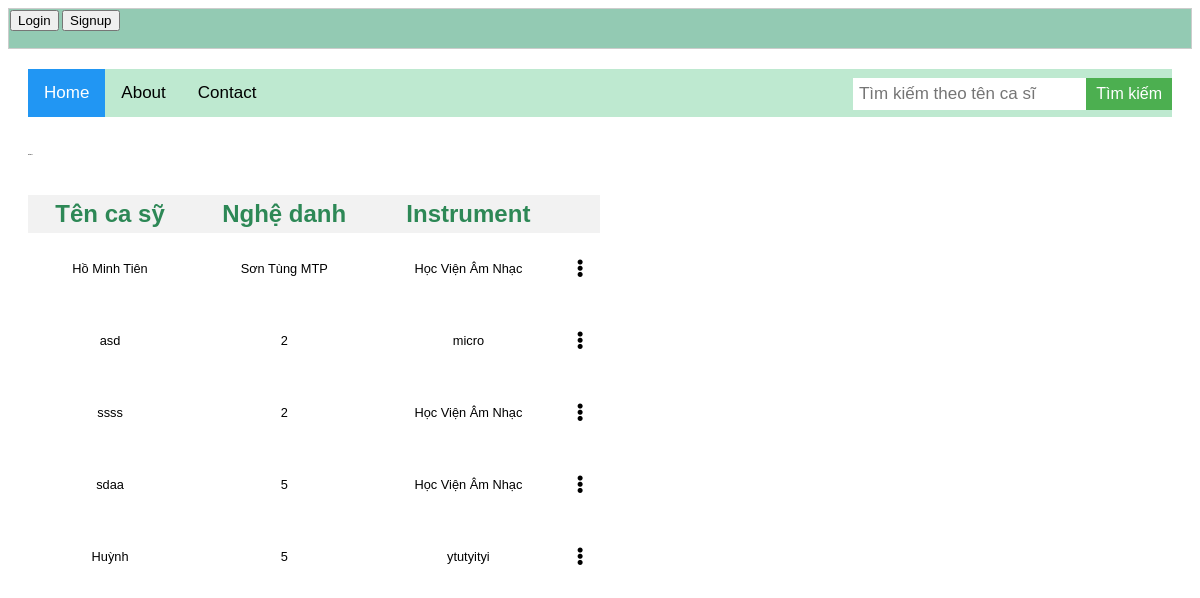
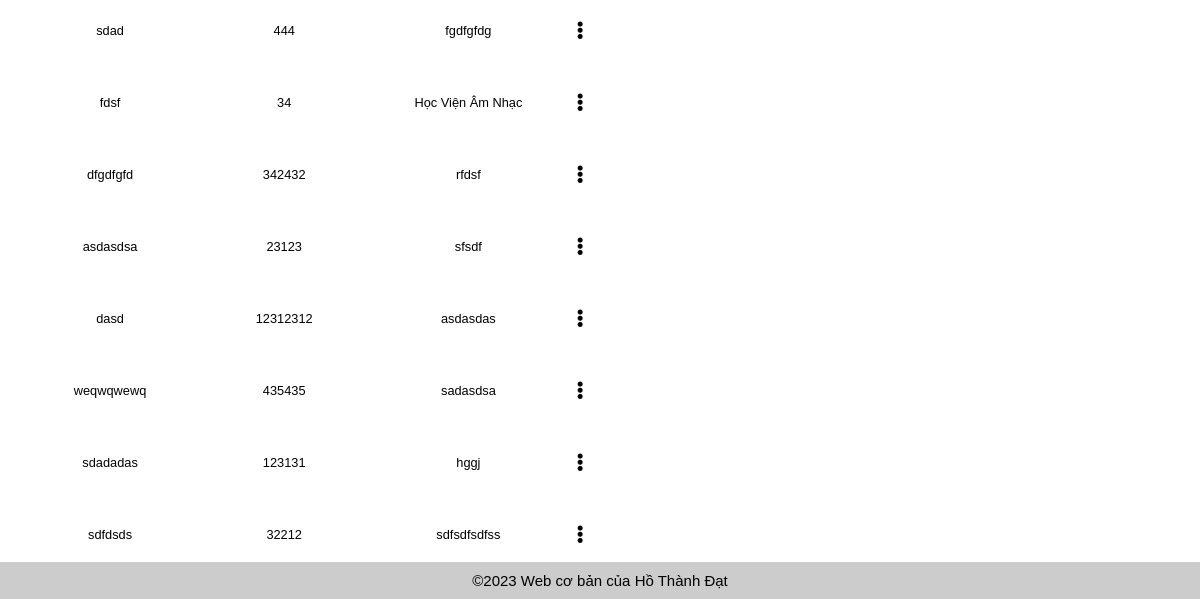
The app's page /artisr/Trang_chu, older data (2 pictures, top to bottom).
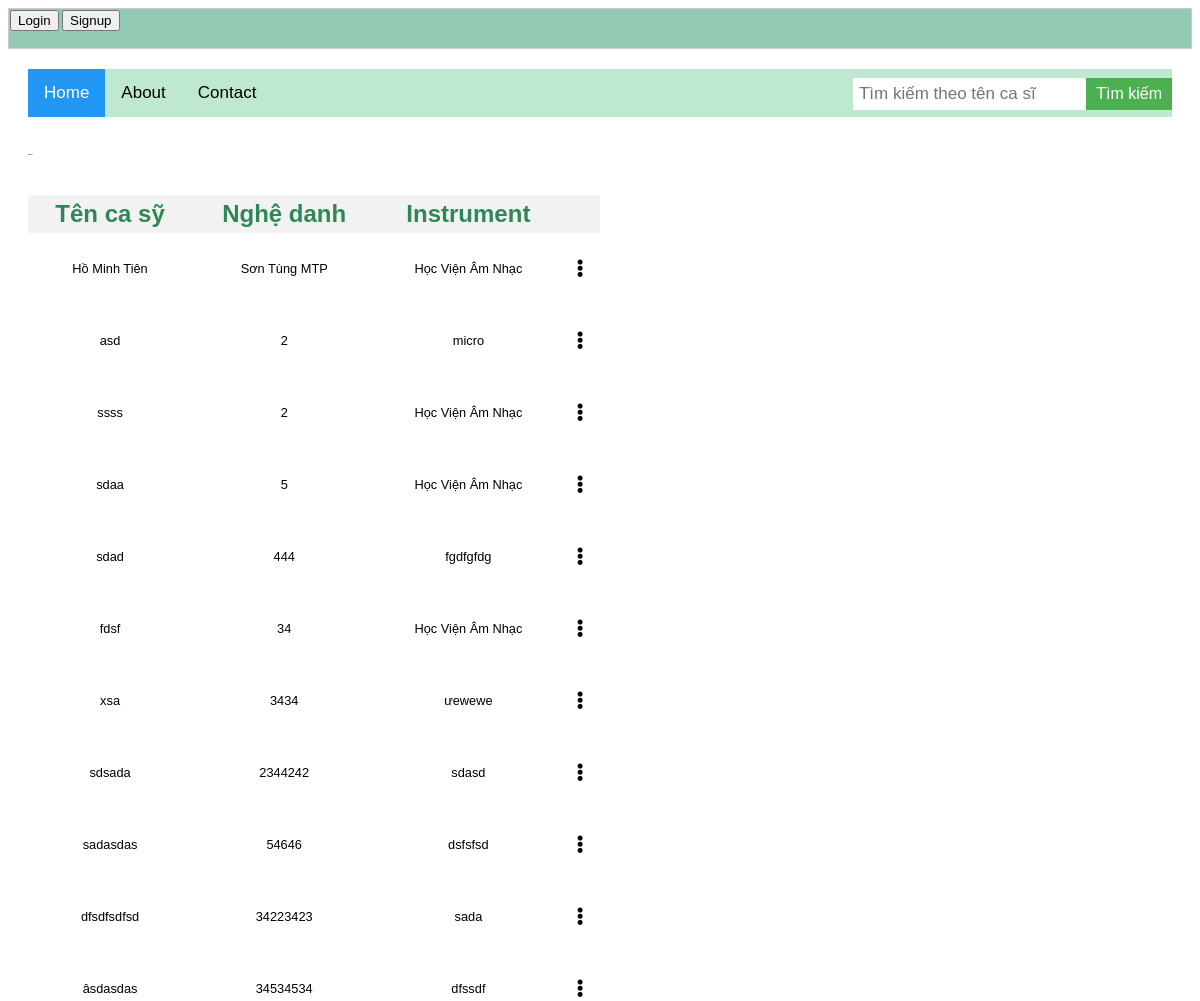
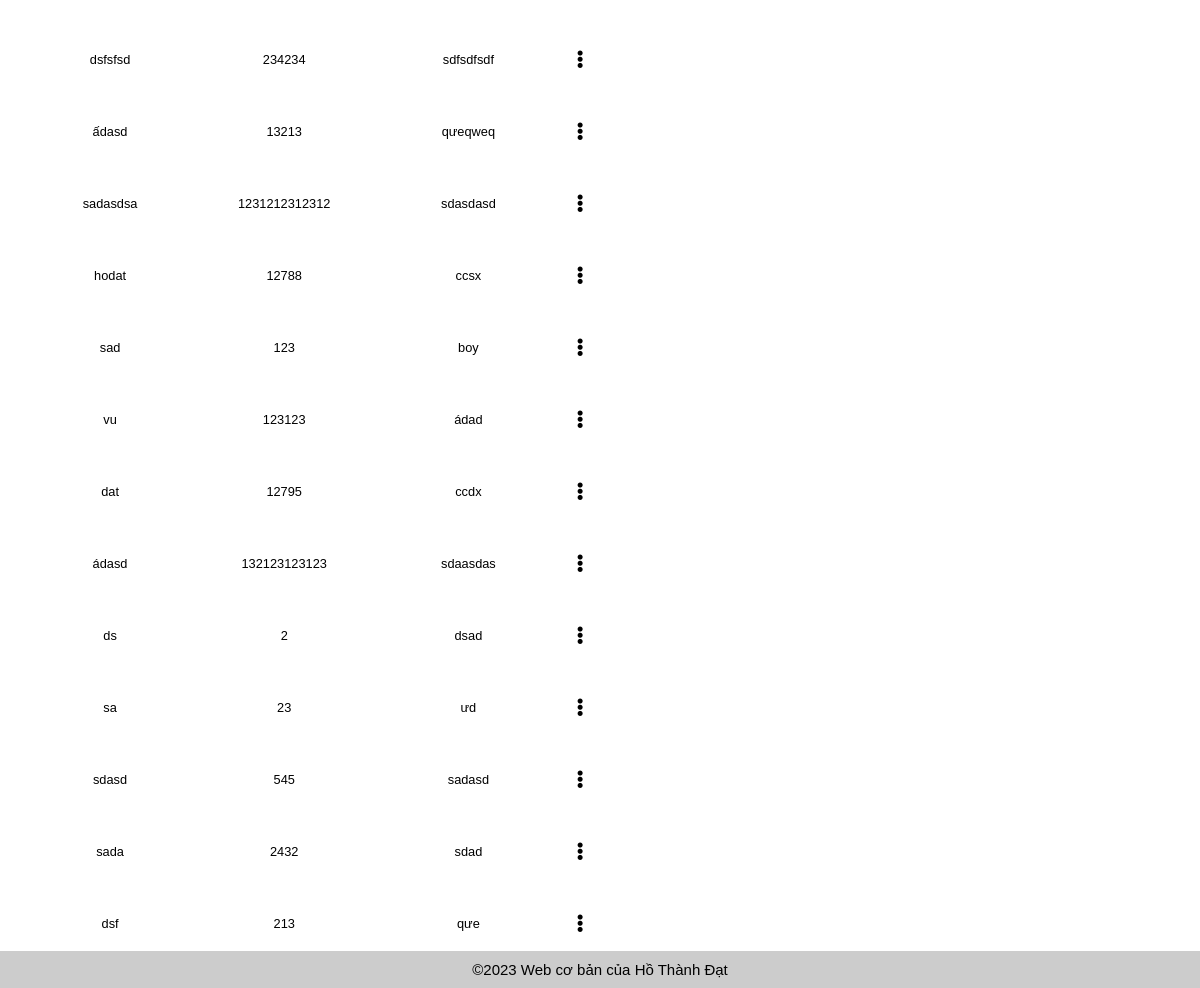
The same page, newer data (2 pictures, top to bottom).
### artisr/models.py (models this page shows, shortened)
class Musician(models.Model):
    first_name = models.CharField(max_length=50)
    last_name = models.CharField(max_length=50)
    instrument = models.CharField(max_length=100)
    full_name = models.TextField(null=True)

### artisr/views.py (the view)
class IndexView(generic.ListView):
    template_name = 'artisr/index.html'
    context_object_name = 'singers'
    def get_queryset(self):
        return Musician.objects.all()

### artisr/templates/artisr/index.html (shortened to what this page needs)
<!DOCTYPE html>
<html>
<head>
  {% load static %}
  <link rel="stylesheet" type="text/css" href="{% static 'css/styles.css' %}">
  <link rel="stylesheet" href="https://cdnjs.cloudflare.com/ajax/libs/font-awesome/5.15.3/css/all.min.css" />
  <link rel="stylesheet" href="https://cdnjs.cloudflare.com/ajax/libs/font-awesome/4.7.0/css/font-awesome.min.css">
</head>
<body>
  <header>
    <div class="button-group">
      {% if request.session.username %}
        <h1>Welcome, Thành viên {{ request.session.username }}</h1>
        <form action="{% url 'artisr:user_logout' %}" method="get" class="button-form">
          <input type="submit" value="Logout">
        </form>
      {% else %}
        <form action="{% url 'artisr:user_login' %}" method="get" class="button-form">
          <input type="submit" value="Login">
        </form>
        <form action="{% url 'artisr:user_signup' %}" method="get" class="button-form">
          <input type="submit" value="Signup">
        </form>
      {% endif %}
    </div>
  </header>
  <main>
    <div class="topnav">
      <a class="active" href="{% url 'artisr:index'%}">Home</a>
      <a href="#about">About</a>
      <a href="#contact">Contact</a>
      <h2>
        <form class = "search-container" action="{% url 'artisr:search_singer' %}" method="get">
          <input class = "input" type="text" name="query" placeholder="Tìm kiếm theo tên ca sĩ">
          <input  class = "button" type="submit" value="Tìm kiếm">
        </form>
      </h2>
    </div>
    <br><br>
    {% if singers %}
      <h2>List ca sĩ</h2>
      <table class="md-table">
        <thead>
          <tr class="md-table-header">
            <th>Tên ca sỹ</th>
            <th>Nghệ danh</th>
            <th>Instrument</th>
            <th></th>
          </tr>
        </thead>
        <tbody>
          {% for singer in singers %}
            <tr class="md-table-content">
              <td>{{ singer.first_name }}</td>
              <td>{{ singer.last_name }}</td>
              <td>{{ singer.instrument }}</td>
              <td>
                <div class="dropdown">
                  <button class="dropbtn"><i class="fas fa-ellipsis-v dropdown-icon"></i></button>
                </div>
              </td>
            </tr>
          {% endfor %}
        </tbody>
      </table>
    {% endif %}
  </main>
  <footer>
    <div>©2023 Web cơ bản của Hồ Thành Đạt</div>
  </footer>
</body>
</html>

Row changes from the older to the newer data that the page shows:
removed Musician: first_name "Huỳnh", last_name "5", instrument "ytutyityi"
removed Musician: first_name "dfgdfgfd", last_name "342432", instrument "rfdsf"
removed Musician: first_name "asdasdsa", last_name "23123", instrument "sfsdf"
removed Musician: first_name "dasd", last_name "12312312", instrument "asdasdas"
removed Musician: first_name "weqwqwewq", last_name "435435", instrument "sadasdsa"
removed Musician: first_name "sdadadas", last_name "123131", instrument "hggj"
removed Musician: first_name "sdfdsds", last_name "32212", instrument "sdfsdfsdfss"
added Musician: first_name "xsa", last_name "3434", instrument "ưewewe"
added Musician: first_name "sdsada", last_name "2344242", instrument "sdasd"
added Musician: first_name "sadasdas", last_name "54646", instrument "dsfsfsd"
added Musician: first_name "dfsdfsdfsd", last_name "34223423", instrument "sada"
added Musician: first_name "âsdasdas", last_name "34534534", instrument "dfssdf"
added Musician: first_name "dsfsfsd", last_name "234234", instrument "sdfsdfsdf"
added Musician: first_name "ấdasd", last_name "13213", instrument "qưeqweq"
added Musician: first_name "sadasdsa", last_name "1231212312312", instrument "sdasdasd"
added Musician: first_name "hodat", last_name "12788", instrument "ccsx"
added Musician: first_name "sad", last_name "123", instrument "boy"
added Musician: first_name "vu", last_name "123123", instrument "ádad"
added Musician: first_name "dat", last_name "12795", instrument "ccdx"
added Musician: first_name "ádasd", last_name "132123123123", instrument "sdaasdas"
added Musician: first_name "ds", last_name "2", instrument "dsad"
added Musician: first_name "sa", last_name "23", instrument "ưd"
added Musician: first_name "sdasd", last_name "545", instrument "sadasd"
added Musician: first_name "sada", last_name "2432", instrument "sdad"
added Musician: first_name "dsf", last_name "213", instrument "qưe"
